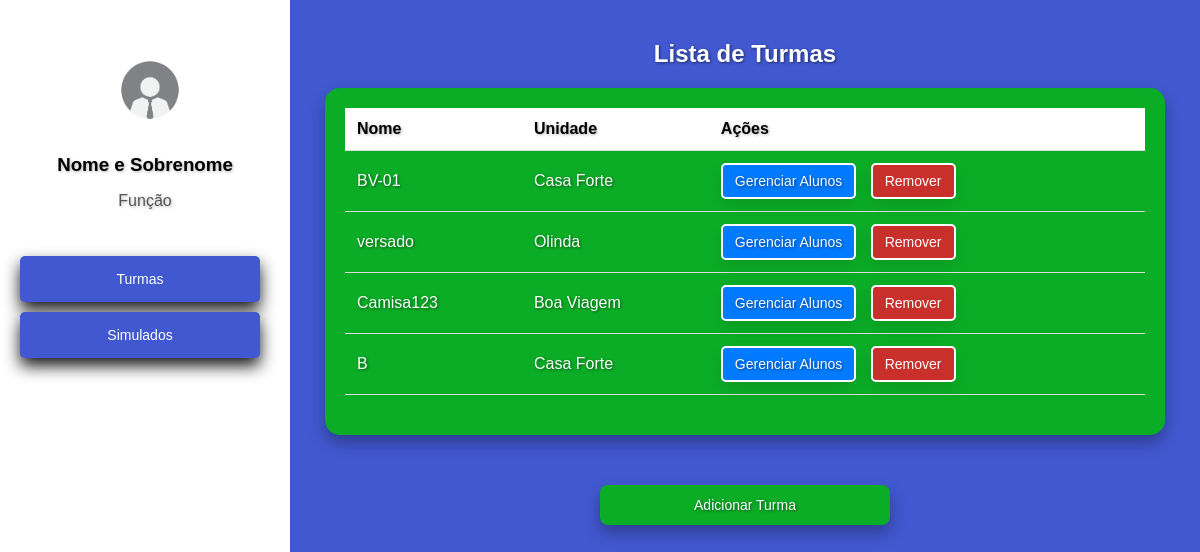
/cadastros/turmas/ (signed in), run on an earlier commit of the app's database.
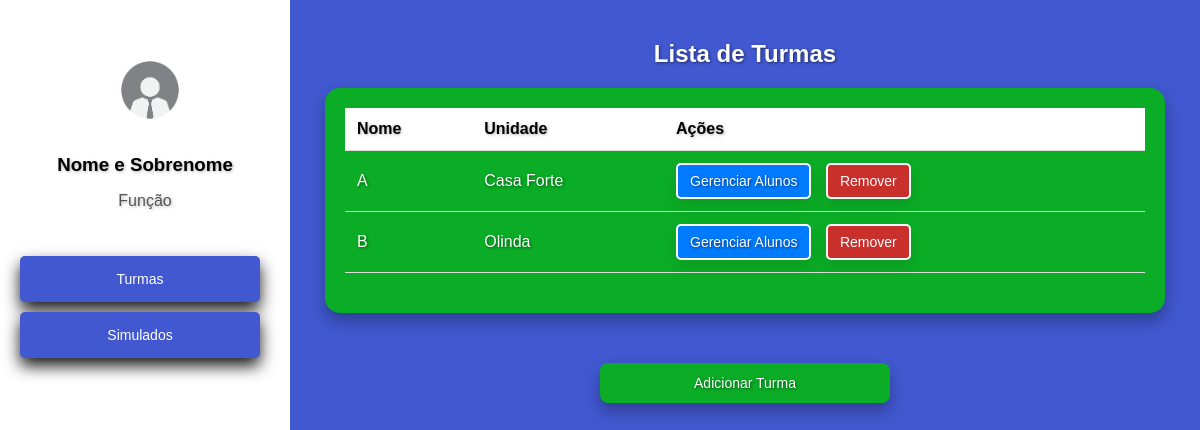
And on a later commit of the database.
### cadastros/models.py (models this page shows, shortened)
class Turma(models.Model):
    nome = models.CharField(max_length=100)
    unidade = models.ForeignKey(Unidade, on_delete=models.CASCADE, related_name='turmas')

class Unidade(models.Model):
    nome = models.CharField(max_length=100, unique=True)
    def __str__(self):
        return self.nome

### cadastros/views.py (the view, shortened to what this page needs)
# urls.py: path('turmas/', TurmaView.as_view(), name='turmas'),
class TurmaView(LoginRequiredMixin, View):
    login_url = '/login/'
    template_name_list = 'turmas.html'
    template_name_add = 'adicionar_turma.html'
    def get(self, request, turma_id=None):
        if request.path.endswith('adicionar/'):
            unidades = Unidade.objects.all()
            return render(request, self.template_name_add, {'unidades': unidades})
        else:
            turmas = TurmaMediator.listar_turmas()
            return render(request, self.template_name_list, {'turmas': turmas})

### cadastros/mediators.py (called while the page is built)
    @staticmethod
    def listar_turmas():
        return Turma.objects.all()

### cadastros/templates/turmas.html (shortened to what this page needs)
<!DOCTYPE html>
<html lang="pt-br">
<head>
</head>
<body>
    <div class="sidebar">
        <div class="profile">
            <img src="/static/imgfunc.jpg" alt="funcionario" width="100" height="100" style="margin-top: 20px; margin-left: 10px;">
            <h3>Nome e Sobrenome</h3>
            <p>Função</p>
        </div>
        <nav>
            <a href="{% url 'turmas' %}" class="btn btn-primary">Turmas</a>
            <a href="{% url 'simulados' %}" class="btn btn-primary">Simulados</a>
        </nav>
    </div>
    <div class="container">
        <h2>Lista de Turmas</h2>
        <div class="table-container">
            <table>
                <thead>
                    <tr>
                        <th>Nome</th>
                        <th>Unidade</th>
                        <th>Ações</th>
                    </tr>
                </thead>
                <tbody>
                    {% for turma in turmas %}
                    <tr id="turma-{{ turma.id }}">
                        <td>{{ turma.nome }}</td>
                        <td>{{ turma.unidade }}</td>
                        <td>
                            <a href="{% url 'alunos' turma_id=turma.id %}" class="gerenciar-alunos gerenciamento-botao">Gerenciar Alunos</a>
                            <button class="remover-turma gerenciamento-botao2" data-id="{{ turma.id }}">Remover</button>
                        </td>
                    </tr>
                    {% endfor %}
                </tbody>
            </table>
        </div>
        <a href="{% url 'adicionar_turma' %}" class="add-turma" style="text-shadow: 0.0625rem 0.0625rem 0.1875rem rgba(0, 0, 0, 0.5);">Adicionar Turma</a>
    </div>
</body>
</html>

### cadastros/templates/turmas.html (style rules this page uses)
body { font-family: Arial, sans-serif; background-color: rgb(65, 88, 208); color: #333; margin: 0; padding: 0; display: flex; height: 100vh; }
.sidebar { width: 250px; background-color: white; padding: 20px; color: black; display: flex; flex-direction: column; justify-content: flex-start; }
.sidebar .profile { text-align: center; margin-bottom: 30px; }
.sidebar .profile h3 { margin: 10px 0 5px; color: black; text-shadow: 0.0625rem 0.0625rem 0.1875rem rgba(0, 0, 0, 0.3); }
.sidebar .profile p { color: #555; text-shadow: 0.0625rem 0.0625rem 0.1875rem rgba(0, 0, 0, 0.3); }
.sidebar nav { display: flex; flex-direction: column; }
.sidebar nav a { text-decoration: none; color: white; padding: 15px; border-radius: 5px; background-color: rgb(65, 88, 208); margin-bottom: 10px; text-align: center; box-shadow: 0 0.5rem 1rem rgba(0, 0, 0, 0.9); text-decoration: none; font-size: 14px; cursor: pointer; border: none; transition: background-color 0.3s ease; }
.container { flex: 1; padding: 20px; background-color: rgb(65, 88, 208); color: white; }
h2 { text-align: center; color: #fff; margin-top: 20px; text-shadow: 0.0625rem 0.0625rem 0.1875rem rgba(0, 0, 0, 0.5); }
.table-container { margin: 0 auto; padding: 20px; max-width: 800px; background-color: rgb(11, 173, 38); border-radius: 15px; color: rgb(255, 255, 255); box-shadow: 0 0.5rem 1rem rgba(0, 0, 0, 0.3); text-shadow: 0.0625rem 0.0625rem 0.1875rem rgba(0, 0, 0, 0.5); }
table { width: 100%; border-collapse: collapse; margin-bottom: 20px; }
th, td { text-align: left; padding: 12px; border-bottom: 1px solid #ddd; }
th { background-color: #ffffff; color: black; font-weight: bold; text-shadow: 0.0625rem 0.0625rem 0.1875rem rgba(0, 0, 0, 0.3); }
tr:nth-child(even) { background-color: rgb(11, 173, 38); }
a, button { background-color: #007BFF; color: white; text-decoration: none; padding: 8px 12px; border-radius: 5px; font-size: 14px; cursor: pointer; border: none; }
a { margin-right: 10px; }
.remover-turma { background-color: #D9534F; }
.add-turma { display: block; text-align: center; background-color: rgb(11, 173, 38); color: white; padding: 12px 20px; border-radius: 8px; text-decoration: none; width: 250px; margin: 50px auto; box-shadow: 0 0.5rem 1rem rgba(0, 0, 0, 0.3); text-shadow: 0.0625rem 0.0625rem 0.1875rem rgba(0, 0, 0, 0.5); transition: background-color 0.5s ease; }
.gerenciamento-botao { box-shadow: 0 0.5rem 1rem rgba(0, 0, 0, 0.1); border: 2px solid white; padding: 8px 12px; border-radius: 5px; color: white; background-color: #007bff; transition: background-color 0.3s ease; }
.gerenciamento-botao2 { box-shadow: 0 0.5rem 1rem rgba(0, 0, 0, 0.1); border: 2px solid white; padding: 8px 12px; border-radius: 5px; color: white; background-color: #C9302C; transition: background-color 0.5s ease; }

What changed in the data, as far as the page shows it:
removed Turma: nome "BV-01", unidade "Casa Forte"
removed Turma: nome "versado", unidade "Olinda"
removed Turma: nome "Camisa123", unidade "Boa Viagem"
removed Turma: nome "B", unidade "Casa Forte"
added Turma: nome "A", unidade "Casa Forte"
added Turma: nome "B", unidade "Olinda"
